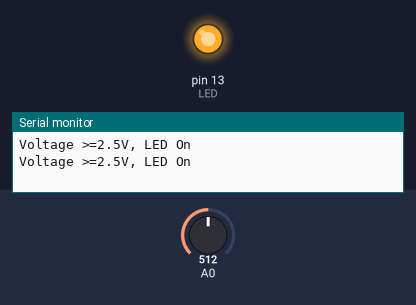
This sketch was run on a simulated Arduino Uno, built with avr-gcc and run on an emulated ATmega328P. On the bench: output pins drawn as LEDs (lit = HIGH), the last lines printed to the serial monitor. Inputs (shaded band) come from the test bench; at power-on: A0 = 512.

Above: at 1.8 s.
1.9 s: A0 set to 493
At 2.9 s:
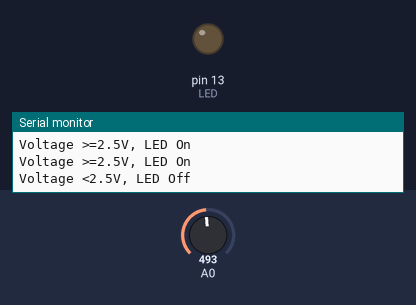
3.5 s: A0 set to 716
At 4.5 s:
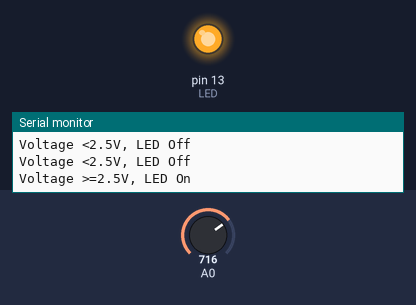
5.5 s: A0 set to 511
At 7.2 s:
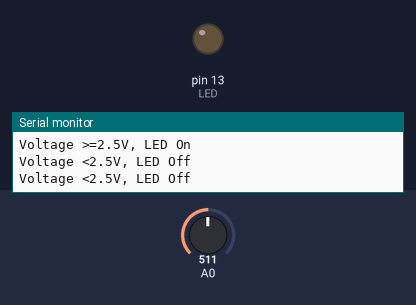
Timing chart, 0 to 8.7 s (numbered marks = the images above; inputs shaded):
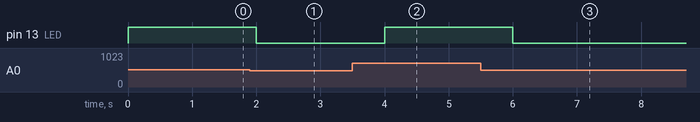

Measured:
- the behaviour switches between 512 and 511 on A0 (found by bisection; images 0 and 1)
- after the input at 1.9 s, pin 13 (LED): HIGH → LOW after 0.10 s
- after the input at 3.5 s, pin 13 (LED): LOW → HIGH after 0.50 s
- after the input at 5.5 s, pin 13 (LED): HIGH → LOW after 0.50 s

The sketch:

arduino_020917_inClassExercise5.ino
```cpp
/*------------------------------------------------------------------------------------
arduino_020917_inClassExercise5.ino

Code to get analog data and turn on an LED based on the value. This
version using the calculated analog voltage to determine when to turn
the LED on/off.

http://arduino.cc/en/Tutorial/ReadAnalogVoltage

Created: 09/27/16 - Joshua Vaughan - joshua.vaughan@louisiana.edu

Modified:
  * 03/03/17 - JEV - joshua.vaughan@louisiana.edu
    - updated naming to match Spring 2017 assignment
    - better spacing
------------------------------------------------------------------------------------*/
const int LED = 13;  // Define the onboard LED pin

// This is always run once when the sketch starts
// Use to initialize variables, pin modes, libraries, communication, etc
void setup() {
  // initialize serial communication at 9600 bits per second:
  Serial.begin(9600);

  // set the LED pin as an output
  pinMode(LED, OUTPUT);
}

// the loop routine runs over and over again forever:
void loop() {

  // read the input on analog pin 0:
  int sensorValue = analogRead(A0);

  // Convert the analog reading (which goes from 0 - 1023) to a voltage (0 - 5V):
  float voltage = sensorValue * (5.0 / 1023.0);

  // Voltages on the analog input are 0-5V, so 2.5V is halfway
  if (voltage >= 2.5) {
    digitalWrite(LED, HIGH); // Turn LED on
    Serial.println("Voltage >=2.5V, LED On");
  }
  else {
    digitalWrite(LED, LOW); // Turn LED off
    Serial.println("Voltage <2.5V, LED Off");
  }

  // Pause 1s (1000ms) between readings
  delay(1000);
}
```
